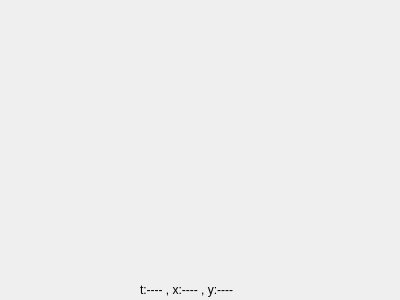
<?xml version="1.0" encoding="UTF-8"?>
<ui version="4.0">
 <class>Form</class>
 <widget class="QWidget" name="Form">
  <property name="geometry">
   <rect>
    <x>0</x>
    <y>0</y>
    <width>400</width>
    <height>300</height>
   </rect>
  </property>
  <property name="windowTitle">
   <string>Form</string>
  </property>
  <widget class="QLabel" name="labelcoordenadas">
   <property name="geometry">
    <rect>
     <x>140</x>
     <y>280</y>
     <width>111</width>
     <height>20</height>
    </rect>
   </property>
   <property name="text">
    <string>t:---- , x:---- , y:----</string>
   </property>
  </widget>
 </widget>
 <resources/>
 <connections/>
</ui>
